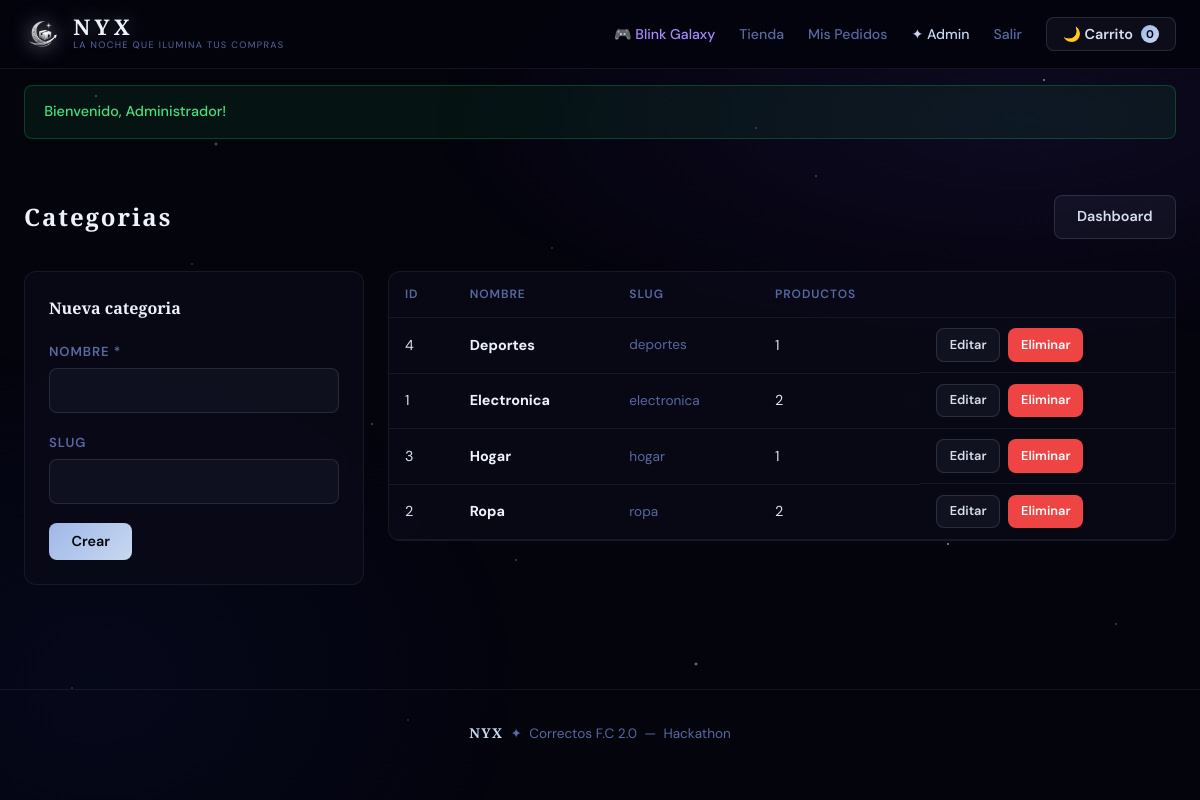
Screenshot of /admin/categories.php (signed in) with the database file from the repository.
### tables this page shows
CREATE TABLE categories (
    id INT AUTO_INCREMENT PRIMARY KEY,
    name VARCHAR(100) NOT NULL,
    slug VARCHAR(100) NOT NULL UNIQUE
);

### includes/config.php (called while the page is built, shortened)
<?php
function e($str) { return htmlspecialchars($str ?? '', ENT_QUOTES, 'UTF-8'); }

### admin/categories.php (the view, shortened to what this page needs)
<?php
require_once '../includes/config.php';
$db = getDB();
$editing = null;
$categories = $db->query("SELECT c.*, COUNT(p.id) AS product_count FROM categories c LEFT JOIN products p ON p.category_id=c.id GROUP BY c.id ORDER BY c.name")->fetchAll();
require_once '../includes/header.php';
?>
<div class="container">
<div class="page-content">
<div class="page-header">
  <h1 class="page-title">Categorias</h1>
  <a href="index.php" class="btn btn-secondary">Dashboard</a>
</div>
<div style="display:grid;grid-template-columns:340px 1fr;gap:1.5rem;align-items:start">
  <div class="card">
    <div class="card-body">
      <h2 style="font-family:'Cinzel',serif;font-size:1rem;font-weight:700;color:var(--moon);margin-bottom:1.2rem">
        <?= $editing ? 'Editar' : 'Nueva categoria' ?>
      </h2>
      <form method="POST">
        <div class="form-group">
          <label class="form-label">Nombre *</label>
          <input type="text" name="name" class="form-control" required
                 value="<?= e($editing['name']??'') ?>"
                 oninput="this.form.slug.value=this.value.toLowerCase().replace(/\s+/g,'-').replace(/[^a-z0-9-]/g,'')">
        </div>
        <div class="form-group">
          <label class="form-label">Slug</label>
          <input type="text" name="slug" class="form-control" value="<?= e($editing['slug']??'') ?>">
        </div>
        <div style="display:flex;gap:0.8rem">
          <button type="submit" class="btn btn-primary"><?= $editing ? 'Guardar' : 'Crear' ?></button>
        </div>
      </form>
    </div>
  </div>
  <div class="card">
    <div class="table-wrap">
      <table>
        <thead><tr><th>ID</th><th>Nombre</th><th>Slug</th><th>Productos</th><th></th></tr></thead>
        <tbody>
          <?php foreach ($categories as $cat): ?>
            <tr>
              <td><?= $cat['id'] ?></td>
              <td><strong style="color:var(--moon)"><?= e($cat['name']) ?></strong></td>
              <td style="color:var(--muted);font-size:0.85rem"><?= e($cat['slug']) ?></td>
              <td><?= $cat['product_count'] ?></td>
              <td style="display:flex;gap:0.5rem;padding-block:0.65rem">
                <a href="categories.php?edit=<?= $cat['id'] ?>" class="btn btn-secondary btn-sm">Editar</a>
                <a href="categories.php?delete=<?= $cat['id'] ?>" class="btn btn-danger btn-sm"
                   onclick="return confirm('Eliminar?')">Eliminar</a>
              </td>
            </tr>
          <?php endforeach; ?>
        </tbody>
      </table>
    </div>
  </div>
</div>
</div>
</div>
<?php require_once '../includes/footer.php'; ?>

### rows the page displays
categories: id "4", name "Deportes", slug "deportes", product_count "1"
categories: id "1", name "Electronica", slug "electronica", product_count "2"
categories: id "3", name "Hogar", slug "hogar", product_count "1"
categories: id "2", name "Ropa", slug "ropa", product_count "2"

### other values shown
$cartCount "0"
$flash['msg'] "Bienvenido, Administrador!"
